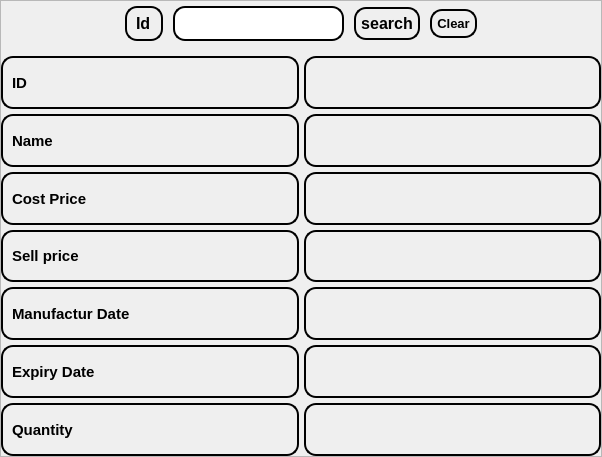
                                <widget class="QWidget" name="View">
                                 <property name="styleSheet">
                                  <string notr="true"/>
                                 </property>
                                 <layout class="QHBoxLayout" name="horizontalLayout_24">
                                  <property name="spacing">
                                   <number>0</number>
                                  </property>
                                  <property name="leftMargin">
                                   <number>0</number>
                                  </property>
                                  <property name="topMargin">
                                   <number>0</number>
                                  </property>
                                  <property name="rightMargin">
                                   <number>0</number>
                                  </property>
                                  <property name="bottomMargin">
                                   <number>0</number>
                                  </property>
                                  <item alignment="Qt::AlignTop">
                                   <widget class="QFrame" name="frame_22">
                                    <property name="frameShape">
                                     <enum>QFrame::StyledPanel</enum>
                                    </property>
                                    <property name="frameShadow">
                                     <enum>QFrame::Raised</enum>
                                    </property>
                                    <layout class="QVBoxLayout" name="verticalLayout_14">
                                     <property name="spacing">
                                      <number>10</number>
                                     </property>
                                     <property name="leftMargin">
                                      <number>0</number>
                                     </property>
                                     <property name="topMargin">
                                      <number>0</number>
                                     </property>
                                     <property name="rightMargin">
                                      <number>0</number>
                                     </property>
                                     <property name="bottomMargin">
                                      <number>0</number>
                                     </property>
                                     <item alignment="Qt::AlignHCenter|Qt::AlignVCenter">
                                      <widget class="QFrame" name="frame_23">
                                       <property name="styleSheet">
                                        <string notr="true">border:none;
padding:0px;</string>
                                       </property>
                                       <property name="frameShape">
                                        <enum>QFrame::StyledPanel</enum>
                                       </property>
                                       <property name="frameShadow">
                                        <enum>QFrame::Raised</enum>
                                       </property>
                                       <layout class="QHBoxLayout" name="horizontalLayout_25">
                                        <property name="spacing">
                                         <number>10</number>
                                        </property>
                                        <property name="leftMargin">
                                         <number>5</number>
                                        </property>
                                        <property name="topMargin">
                                         <number>5</number>
                                        </property>
                                        <property name="rightMargin">
                                         <number>5</number>
                                        </property>
                                        <property name="bottomMargin">
                                         <number>5</number>
                                        </property>
                                        <item>
                                         <widget class="QLabel" name="label_32">
                                          <property name="font">
                                           <font>
                                            <pointsize>12</pointsize>
                                            <weight>75</weight>
                                            <bold>true</bold>
                                           </font>
                                          </property>
                                          <property name="styleSheet">
                                           <string notr="true">border:2px solid black;
border-radius:12px;
padding:5px;</string>
                                          </property>
                                          <property name="text">
                                           <string>Id</string>
                                          </property>
                                         </widget>
                                        </item>
                                        <item>
                                         <widget class="QLineEdit" name="view_search">
                                          <property name="font">
                                           <font>
                                            <pointsize>12</pointsize>
                                            <weight>75</weight>
                                            <bold>true</bold>
                                           </font>
                                          </property>
                                          <property name="styleSheet">
                                           <string notr="true">border:2px solid black;
border-radius:12px;
padding:5px;</string>
                                          </property>
                                          <property name="clearButtonEnabled">
                                           <bool>true</bool>
                                          </property>
                                         </widget>
                                        </item>
                                        <item>
                                         <widget class="QPushButton" name="view_search_btn">
                                          <property name="font">
                                           <font>
                                            <pointsize>12</pointsize>
                                            <weight>75</weight>
                                            <bold>true</bold>
                                           </font>
                                          </property>
                                          <property name="styleSheet">
                                           <string notr="true">border:2px solid black;
border-radius:12px;
padding:5px;</string>
                                          </property>
                                          <property name="text">
                                           <string>search</string>
                                          </property>
                                          <property name="icon">
                                           <iconset resource="icons.qrc">
                                            <normaloff>:/icons/icons/search.svg</normaloff>:/icons/icons/search.svg</iconset>
                                          </property>
                                          <property name="iconSize">
                                           <size>
                                            <width>25</width>
                                            <height>25</height>
                                           </size>
                                          </property>
                                         </widget>
                                        </item>
                                        <item>
                                         <widget class="QPushButton" name="view_clear_btn">
                                          <property name="font">
                                           <font>
                                            <pointsize>10</pointsize>
                                            <weight>75</weight>
                                            <bold>true</bold>
                                           </font>
                                          </property>
                                          <property name="styleSheet">
                                           <string notr="true">border:2px solid black;
border-radius:12px;
padding:5px;</string>
                                          </property>
                                          <property name="text">
                                           <string>Clear</string>
                                          </property>
                                          <property name="icon">
                                           <iconset resource="icons.qrc">
                                            <normaloff>:/icons/icons/recycle.svg</normaloff>:/icons/icons/recycle.svg</iconset>
                                          </property>
                                          <property name="iconSize">
                                           <size>
                                            <width>25</width>
                                            <height>25</height>
                                           </size>
                                          </property>
                                         </widget>
                                        </item>
                                       </layout>
                                      </widget>
                                     </item>
                                     <item alignment="Qt::AlignHCenter|Qt::AlignTop">
                                      <widget class="QFrame" name="frame_24">
                                       <property name="sizePolicy">
                                        <sizepolicy hsizetype="Preferred" vsizetype="Expanding">
                                         <horstretch>0</horstretch>
                                         <verstretch>0</verstretch>
                                        </sizepolicy>
                                       </property>
                                       <property name="minimumSize">
                                        <size>
                                         <width>600</width>
                                         <height>400</height>
                                        </size>
                                       </property>
                                       <property name="maximumSize">
                                        <size>
                                         <width>600</width>
                                         <height>16777215</height>
                                        </size>
                                       </property>
                                       <property name="styleSheet">
                                        <string notr="true">border:none;
padding:0px;</string>
                                       </property>
                                       <property name="frameShape">
                                        <enum>QFrame::StyledPanel</enum>
                                       </property>
                                       <property name="frameShadow">
                                        <enum>QFrame::Raised</enum>
                                       </property>
                                       <layout class="QGridLayout" name="gridLayout_8">
                                        <property name="leftMargin">
                                         <number>0</number>
                                        </property>
                                        <property name="topMargin">
                                         <number>0</number>
                                        </property>
                                        <property name="rightMargin">
                                         <number>0</number>
                                        </property>
                                        <property name="bottomMargin">
                                         <number>0</number>
                                        </property>
                                        <property name="spacing">
                                         <number>5</number>
                                        </property>
                                        <item row="2" column="0">
                                         <widget class="QLabel" name="label_50">
                                          <property name="font">
                                           <font>
                                            <pointsize>11</pointsize>
                                            <weight>75</weight>
                                            <bold>true</bold>
                                           </font>
                                          </property>
                                          <property name="styleSheet">
                                           <string notr="true">border:2px solid black;
border-radius:12px;
padding:5px;</string>
                                          </property>
                                          <property name="text">
                                           <string>Cost Price</string>
                                          </property>
                                          <property name="alignment">
                                           <set>Qt::AlignLeading|Qt::AlignLeft|Qt::AlignVCenter</set>
                                          </property>
                                         </widget>
                                        </item>
                                        <item row="0" column="0">
                                         <widget class="QLabel" name="label_42">
                                          <property name="font">
                                           <font>
                                            <pointsize>11</pointsize>
                                            <weight>75</weight>
                                            <bold>true</bold>
                                           </font>
                                          </property>
                                          <property name="styleSheet">
                                           <string notr="true">border:2px solid black;
border-radius:12px;
padding:5px;</string>
                                          </property>
                                          <property name="text">
                                           <string>ID</string>
                                          </property>
                                          <property name="alignment">
                                           <set>Qt::AlignLeading|Qt::AlignLeft|Qt::AlignVCenter</set>
                                          </property>
                                         </widget>
                                        </item>
                                        <item row="6" column="0">
                                         <widget class="QLabel" name="label_54">
                                          <property name="font">
                                           <font>
                                            <pointsize>11</pointsize>
                                            <weight>75</weight>
                                            <bold>true</bold>
                                           </font>
                                          </property>
                                          <property name="styleSheet">
                                           <string notr="true">border:2px solid black;
border-radius:12px;
padding:5px;</string>
                                          </property>
                                          <property name="text">
                                           <string>Quantity</string>
                                          </property>
                                          <property name="alignment">
                                           <set>Qt::AlignLeading|Qt::AlignLeft|Qt::AlignVCenter</set>
                                          </property>
                                         </widget>
                                        </item>
                                        <item row="4" column="0">
                                         <widget class="QLabel" name="label_51">
                                          <property name="font">
                                           <font>
                                            <pointsize>11</pointsize>
                                            <weight>75</weight>
                                            <bold>true</bold>
                                           </font>
                                          </property>
                                          <property name="styleSheet">
                                           <string notr="true">border:2px solid black;
border-radius:12px;
padding:5px;</string>
                                          </property>
                                          <property name="text">
                                           <string>Manufactur Date</string>
                                          </property>
                                          <property name="alignment">
                                           <set>Qt::AlignLeading|Qt::AlignLeft|Qt::AlignVCenter</set>
                                          </property>
                                         </widget>
                                        </item>
                                        <item row="3" column="0">
                                         <widget class="QLabel" name="label_53">
                                          <property name="font">
                                           <font>
                                            <pointsize>11</pointsize>
                                            <weight>75</weight>
                                            <bold>true</bold>
                                           </font>
                                          </property>
                                          <property name="styleSheet">
                                           <string notr="true">border:2px solid black;
border-radius:12px;
padding:5px;</string>
                                          </property>
                                          <property name="text">
                                           <string>Sell price</string>
                                          </property>
                                          <property name="alignment">
                                           <set>Qt::AlignLeading|Qt::AlignLeft|Qt::AlignVCenter</set>
                                          </property>
                                         </widget>
                                        </item>
                                        <item row="1" column="0">
                                         <widget class="QLabel" name="label_48">
                                          <property name="font">
                                           <font>
                                            <pointsize>11</pointsize>
                                            <weight>75</weight>
                                            <bold>true</bold>
                                           </font>
                                          </property>
                                          <property name="styleSheet">
                                           <string notr="true">border:2px solid black;
border-radius:12px;
padding:5px;</string>
                                          </property>
                                          <property name="text">
                                           <string>Name</string>
                                          </property>
                                          <property name="alignment">
                                           <set>Qt::AlignLeading|Qt::AlignLeft|Qt::AlignVCenter</set>
                                          </property>
                                         </widget>
                                        </item>
                                        <item row="5" column="0">
                                         <widget class="QLabel" name="label_52">
                                          <property name="font">
                                           <font>
                                            <pointsize>11</pointsize>
                                            <weight>75</weight>
                                            <bold>true</bold>
                                           </font>
                                          </property>
                                          <property name="styleSheet">
                                           <string notr="true">border:2px solid black;
border-radius:12px;
padding:5px;</string>
                                          </property>
                                          <property name="text">
                                           <string>Expiry Date</string>
                                          </property>
                                          <property name="alignment">
                                           <set>Qt::AlignLeading|Qt::AlignLeft|Qt::AlignVCenter</set>
                                          </property>
                                         </widget>
                                        </item>
                                        <item row="0" column="1">
                                         <widget class="QLabel" name="view_id">
                                          <property name="font">
                                           <font>
                                            <pointsize>10</pointsize>
                                            <weight>75</weight>
                                            <bold>true</bold>
                                           </font>
                                          </property>
                                          <property name="styleSheet">
                                           <string notr="true">border:2px solid black;
border-radius:12px;
padding:5px;</string>
                                          </property>
                                          <property name="text">
                                           <string/>
                                          </property>
                                          <property name="alignment">
                                           <set>Qt::AlignCenter</set>
                                          </property>
                                          <property name="wordWrap">
                                           <bool>true</bool>
                                          </property>
                                         </widget>
                                        </item>
                                        <item row="1" column="1">
                                         <widget class="QLabel" name="view_name">
                                          <property name="font">
                                           <font>
                                            <pointsize>10</pointsize>
                                            <weight>75</weight>
                                            <bold>true</bold>
                                           </font>
                                          </property>
                                          <property name="styleSheet">
                                           <string notr="true">border:2px solid black;
border-radius:12px;
padding:5px;</string>
                                          </property>
                                          <property name="text">
                                           <string/>
                                          </property>
                                          <property name="alignment">
                                           <set>Qt::AlignCenter</set>
                                          </property>
                                          <property name="wordWrap">
                                           <bool>true</bool>
                                          </property>
                                         </widget>
                                        </item>
                                        <item row="2" column="1">
                                         <widget class="QLabel" name="view_cost">
                                          <property name="font">
                                           <font>
                                            <pointsize>10</pointsize>
                                            <weight>75</weight>
                                            <bold>true</bold>
                                           </font>
                                          </property>
                                          <property name="styleSheet">
                                           <string notr="true">border:2px solid black;
border-radius:12px;
padding:5px;</string>
                                          </property>
                                          <property name="text">
                                           <string/>
                                          </property>
                                          <property name="alignment">
                                           <set>Qt::AlignCenter</set>
                                          </property>
                                          <property name="wordWrap">
                                           <bool>true</bool>
                                          </property>
                                         </widget>
                                        </item>
                                        <item row="3" column="1">
                                         <widget class="QLabel" name="view_sell">
                                          <property name="font">
                                           <font>
                                            <pointsize>10</pointsize>
                                            <weight>75</weight>
                                            <bold>true</bold>
                                           </font>
                                          </property>
                                          <property name="styleSheet">
                                           <string notr="true">border:2px solid black;
border-radius:12px;
padding:5px;</string>
                                          </property>
                                          <property name="text">
                                           <string/>
                                          </property>
                                          <property name="alignment">
                                           <set>Qt::AlignCenter</set>
                                          </property>
                                          <property name="wordWrap">
                                           <bool>true</bool>
                                          </property>
                                         </widget>
                                        </item>
                                        <item row="4" column="1">
                                         <widget class="QLabel" name="view_mfd">
                                          <property name="font">
                                           <font>
                                            <pointsize>10</pointsize>
                                            <weight>75</weight>
                                            <bold>true</bold>
                                           </font>
                                          </property>
                                          <property name="styleSheet">
                                           <string notr="true">border:2px solid black;
border-radius:12px;
padding:5px;</string>
                                          </property>
                                          <property name="text">
                                           <string/>
                                          </property>
                                          <property name="alignment">
                                           <set>Qt::AlignCenter</set>
                                          </property>
                                          <property name="wordWrap">
                                           <bool>true</bool>
                                          </property>
                                         </widget>
                                        </item>
                                        <item row="5" column="1">
                                         <widget class="QLabel" name="view_exd">
                                          <property name="font">
                                           <font>
                                            <pointsize>10</pointsize>
                                            <weight>75</weight>
                                            <bold>true</bold>
                                           </font>
                                          </property>
                                          <property name="styleSheet">
                                           <string notr="true">border:2px solid black;
border-radius:12px;
padding:5px;</string>
                                          </property>
                                          <property name="text">
                                           <string/>
                                          </property>
                                          <property name="alignment">
                                           <set>Qt::AlignCenter</set>
                                          </property>
                                          <property name="wordWrap">
                                           <bool>true</bool>
                                          </property>
                                         </widget>
                                        </item>
                                        <item row="6" column="1">
                                         <widget class="QLabel" name="view_qty">
                                          <property name="font">
                                           <font>
                                            <pointsize>10</pointsize>
                                            <weight>75</weight>
                                            <bold>true</bold>
                                           </font>
                                          </property>
                                          <property name="styleSheet">
                                           <string notr="true">border:2px solid black;
border-radius:12px;
padding:5px;</string>
                                          </property>
                                          <property name="text">
                                           <string/>
                                          </property>
                                          <property name="alignment">
                                           <set>Qt::AlignCenter</set>
                                          </property>
                                          <property name="wordWrap">
                                           <bool>true</bool>
                                          </property>
                                         </widget>
                                        </item>
                                       </layout>
                                      </widget>
                                     </item>
                                    </layout>
                                   </widget>
                                  </item>
                                 </layout>
                                </widget>
